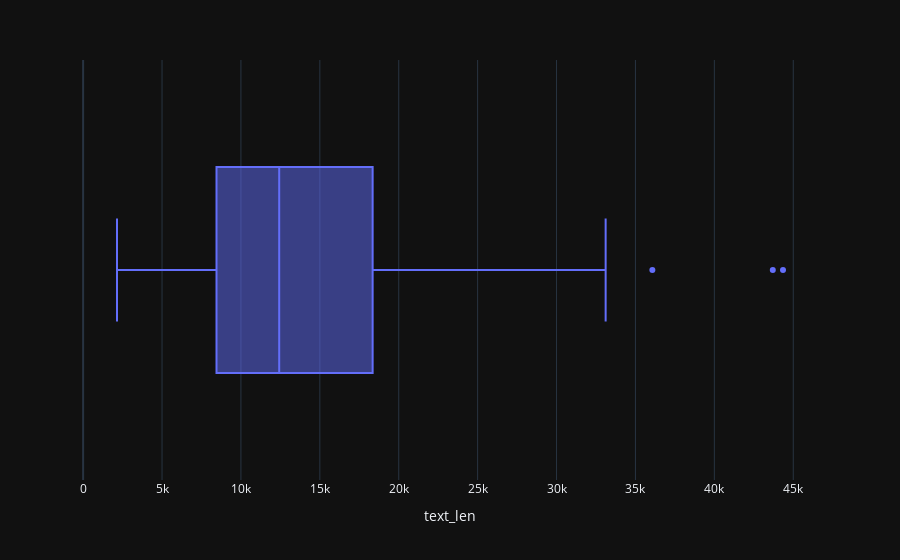

Here is the notebook cell this chart was saved with:
### Code cell
px.box(df_extracted[filter_heading], x='text_len')

### Figure 1 — Plotly figure (JSON) as saved in the notebook; plotly's stock layout.template omitted (floating-point values rounded to 4 significant figures; data arrays with more than 128 entries replaced by an {"elided": "..."} marker saying what was removed)
{"data": [{"alignmentgroup": "True", "hovertemplate": "text_len=%{x}<extra></extra>", "legendgroup": "", "marker": {"color": "#636efa"}, "name": "", "notched": false, "offsetgroup": "", "orientation": "h", "showlegend": false, "x": {"elided": "136 int values"}, "x0": " ", "xaxis": "x", "y0": " ", "yaxis": "y", "type": "box"}], "layout": {"xaxis": {"anchor": "y", "domain": [0.0, 1.0], "title": {"text": "text_len"}}, "yaxis": {"anchor": "x", "domain": [0.0, 1.0]}, "legend": {"tracegroupgap": 0}, "margin": {"t": 60}, "boxmode": "group"}}
